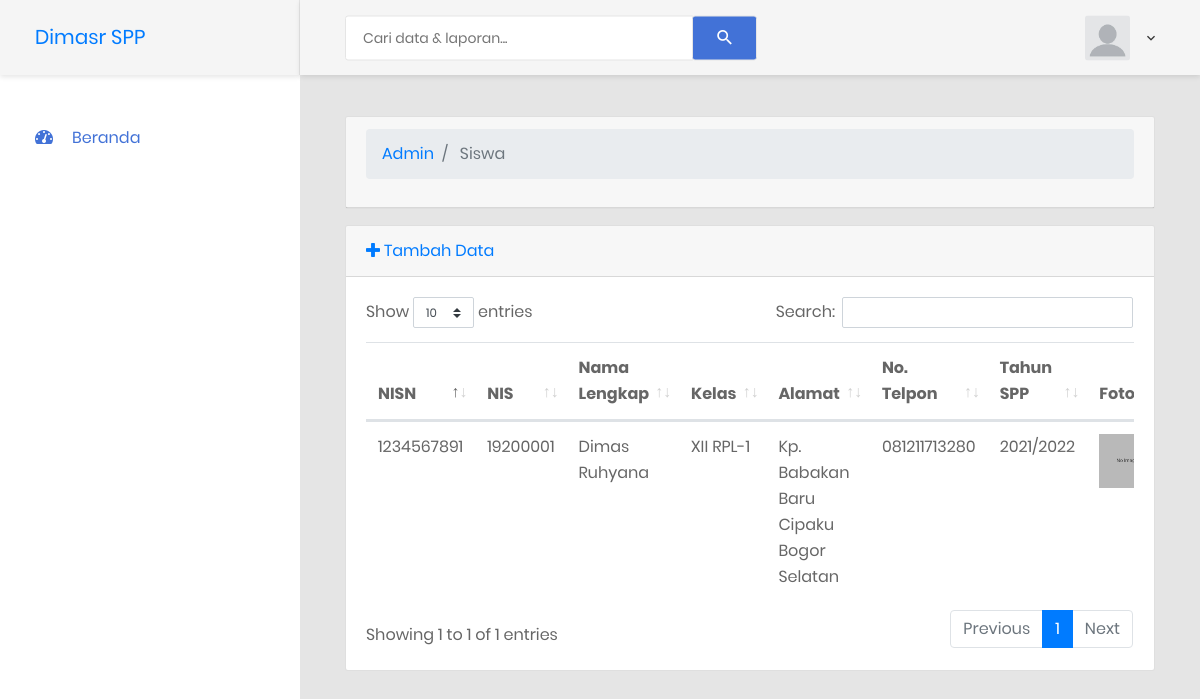
Page /index.php/admin/siswa on the committed database.
### tables this page shows
CREATE TABLE `siswa` (
  `nisn` varchar(10) NOT NULL,
  `nis` varchar(8) NOT NULL,
  `nama` varchar(35) NOT NULL,
  `id_kelas` int(11) NOT NULL,
  `alamat` text NOT NULL,
  `no_telp` varchar(13) NOT NULL,
  `id_spp` int(11) NOT NULL,
  `id_login` int(11) NOT NULL,
  `image` varchar(255) NOT NULL DEFAULT 'default.jpg'
);

CREATE TABLE `kelas` (
  `id_kelas` int(11) NOT NULL,
  `nama_kelas` varchar(10) NOT NULL,
  `id_kk` int(10) NOT NULL
);

CREATE TABLE `spp` (
  `id_spp` int(11) NOT NULL,
  `tahun` varchar(30) NOT NULL,
  `nominal` int(11) NOT NULL
);

### application/controllers/admin/siswa.php (called while the page is built, shortened)
<?php
class Siswa extends CI_Controller
{
    public function __construct()
    {
        $this->load->model(['siswa_model','kelas_model','spp_model']);
        $this->load->library('form_validation');
    }
    public function index()
    {
            $data["siswa"] = $this->siswa_model->getAll();
            $this->load->view("admin/siswa_view/list", $data);
    }
}

### index.php (called while the page is built, shortened)
<?php
require_once BASEPATH.'core/CodeIgniter.php';

### application/models/siswa_model.php (called while the page is built, shortened)
<?php defined('BASEPATH') OR exit('No direct script access allowed');
class Siswa_model extends CI_Model
{
    public function getAll()
    {
        $this->db->select('siswa.nisn,siswa.nis,siswa.nama,kelas.nama_kelas,siswa.alamat,siswa.no_telp,spp.tahun,siswa.image');
        $this->db->from('siswa');
        $this->db->join('kelas','siswa.id_kelas=kelas.id_kelas');
        $this->db->join('spp','siswa.id_spp=spp.id_spp');
        $query=$this->db->get();
        return $query->result();
    }
}

### application/views/admin/siswa_view/list.php (the view, shortened to what this page needs)
<!DOCTYPE html>
<html lang="en">
<head>
    <?php $this->load->view("admin/_partials/head.php") ?>
</head>
<body class="animsition">
    <div class="page-wrapper">
        <?php $this->load->view("admin/_partials/sidebar.php") ?>
        <div class="page-container">
            <?php $this->load->view("admin/_partials/navbar.php") ?>
            <div class="main-content">
                <div class="section__content section__content--p30">
                    <div class="container-fluid">
                        <div class="card mb-3">
                        <div class="card-header">
                             <?php $this->load->view("admin/_partials/breadcrumb.php") ?>
                        </div>
                        </div>
                        <div class="card mb-3">
                        <div class="card-header">
                            <a href="<?php echo site_url('admin/siswa/add') ?>"><i class="fas fa-plus"></i> Tambah Data</a>
                        </div>
                        <div class="card-body">
                            <div class="table-responsive">
                            <table class="table table-hover" id="dataTable" width="100%" cellspacing="0">
                                <thead>
                                    <tr>
                                        <th>NISN</th>
                                        <th>NIS</th>
                                        <th>Nama Lengkap</th>
                                        <th>Kelas</th>
                                        <th>Alamat</th>
                                        <th>No. Telpon</th>
                                        <th>Tahun SPP</th>
                                        <th>Foto</th>
                                    </tr>
                                </thead>
                                <tbody>
                                    <?php foreach ($siswa as $siswa): ?>
                                    <tr>
                                        <td width="150">
                                            <?php echo $siswa->nisn ?>
                                        </td>
                                        <td>
                                            <?php echo $siswa->nis ?>
                                        </td>
                                        <td>
                                            <?php echo $siswa->nama ?>
                                        </td>
                                        <td>
                                            <?php echo $siswa->nama_kelas ?>
                                        </td>
                                        <td>
                                            <?php echo $siswa->alamat ?>
                                        </td>
                                        <td>
                                            <?php echo $siswa->no_telp ?>
                                        </td>
                                        <td>
                                            <?php echo $siswa->tahun ?>
                                        </td>
                                        <td>
                                             <img src="<?php echo base_url('upload/siswa/'.$siswa->image) ?>" width="64" />
                                        </td>
                                    </tr>
                                    <?php endforeach; ?>
                                </tbody>
                            </table>
                        </div>
                        </div>
                    </div>
                </div>
            </div>
        </div>
    </div>
</body>
</html>

### application/views/admin/_partials/head.php (shortened to what this page needs)
<link href="<?php echo base_url('assets/CoolAdmin-master/css/font-face.css') ?>" rel="stylesheet" media="all">
<link href="<?php echo base_url('assets/CoolAdmin-master/vendor/font-awesome-4.7/css/font-awesome.min.css') ?>" rel="stylesheet" media="all">
<link href="<?php echo base_url('assets/CoolAdmin-master/vendor/font-awesome-5/css/fontawesome-all.min.css') ?>" rel="stylesheet" media="all">
<link href="<?php echo base_url('assets/CoolAdmin-master/vendor/mdi-font/css/material-design-iconic-font.min.css') ?>" rel="stylesheet" media="all">
<link href="<?php echo base_url('assets/CoolAdmin-master/vendor/bootstrap-4.1/bootstrap.min.css') ?>" rel="stylesheet" media="all">
<link href="<?php echo base_url('assets/CoolAdmin-master/vendor/animsition/animsition.min.css') ?>" rel="stylesheet" media="all">
<link href="<?php echo base_url('assets/CoolAdmin-master/vendor/bootstrap-progressbar/bootstrap-progressbar-3.3.4.min.css') ?>" rel="stylesheet" media="all">
<link href="<?php echo base_url('assets/CoolAdmin-master/vendor/wow/animate.css') ?>" rel="stylesheet" media="all">
<link href="<?php echo base_url('assets/CoolAdmin-master/vendor/css-hamburgers/hamburgers.min.css') ?>" rel="stylesheet" media="all">
<link href="<?php echo base_url('assets/CoolAdmin-master/vendor/slick/slick.css') ?>" rel="stylesheet" media="all">
<link href="<?php echo base_url('assets/CoolAdmin-master/vendor/select2/select2.min.css') ?>" rel="stylesheet" media="all">
<link href="<?php echo base_url('assets/CoolAdmin-master/vendor/perfect-scrollbar/perfect-scrollbar.css') ?>" rel="stylesheet" media="all">
<link href="<?php echo base_url('assets/CoolAdmin-master/css/theme.css') ?>" rel="stylesheet" media="all">
<link href="<?php echo base_url('assets/CoolAdmin-master/datatables/dataTables.bootstrap4.css') ?>" rel="stylesheet">

### application/views/admin/_partials/sidebar.php (shortened to what this page needs)
<aside class="menu-sidebar d-none d-lg-block">
    <div class="logo">
            <a class="navbar-brand mr-1" href="<?php echo site_url('admin') ?>"> <?php echo SITE_NAME ?></a>
    </div>
    <div class="menu-sidebar__content js-scrollbar1">
        <nav class="navbar-sidebar">
            <ul class="list-unstyled navbar__list">
                <?php if($this->session->userdata('akses')=='admin'):?>
                <li class="active has-sub">
                    <a class="js-arrow" href="<?php echo site_url('admin/overview')?>">
                        <i class="fas fa-tachometer-alt"></i>Beranda</a>
                </li>
                <li>
                    <a href="<?php echo site_url('admin/spp')?>">
                        <i class="fas fa-chart-bar"></i>SPP</a>
                </li>
                <li>
                    <a href="<?php echo site_url('admin/kelas')?>">
                        <i class="fas fa-table"></i>Kelas</a>
                </li>
                <li>
                    <a href="<?php echo site_url('admin/siswa')?>">
                        <i class="far fa-check-square"></i>Siswa</a>
                </li>
                <li>
                    <a href="<?php echo site_url('admin/petugas')?>">
                        <i class="fas fa-calendar-alt"></i>Petugas</a>
                </li>
                <li>
                    <a href="<?php echo site_url('admin/pembayaran')?>">
                        <i class="fas fa-calendar-alt"></i>Transaksi Pembayaran</a>
                </li>
                <?php else:?>
                <li class="active has-sub">
                    <a class="js-arrow" href="<?php echo site_url('admin/overview')?>">
                        <i class="fas fa-tachometer-alt"></i>Beranda</a>
                </li>
            <?php endif;?>
            </ul>
        </nav>
    </div>
</aside>

### application/views/admin/_partials/navbar.php (shortened to what this page needs)
<header class="header-desktop">
    <div class="section__content section__content--p30">
        <div class="container-fluid">
            <div class="header-wrap">
                <form class="form-header" action="" method="POST">
                    <input class="au-input au-input--xl" type="text" name="search" placeholder="Cari data &amp; laporan..." />
                    <button class="au-btn--submit" type="submit">
                        <i class="zmdi zmdi-search"></i>
                    </button>
                </form>
                <div class="header-button">
                    <div class="account-wrap">
                        <div class="account-item clearfix js-item-menu">
                            <div class="image">
                                <img src="<?php echo base_url('assets/CoolAdmin-master/images/icon/yyy.jpeg') ?>" alt="Dimas Ruhyana" />
                            </div>
                            <div class="content">
                                <a class="js-acc-btn" href="#"><?php echo $this->session->userdata('name'); ?></a>
                            </div>
                        </div>
                    </div>
                </div>
            </div>
        </div>
    </div>
</header>

### application/views/admin/_partials/breadcrumb.php
<ol class="breadcrumb">
<?php foreach ($this->uri->segments as $segment): ?>
	<?php
		$url = substr($this->uri->uri_string, 0, strpos($this->uri->uri_string, $segment)) . $segment;
		$is_active =  $url == $this->uri->uri_string;
	?>
	<li class="breadcrumb-item <?php echo $is_active ? 'active': '' ?>">
		<?php if($is_active): ?>
			<?php echo ucfirst($segment) ?>
		<?php else: ?>
			<a href="<?php echo site_url($url) ?>"><?php echo ucfirst($segment) ?></a>
		<?php endif; ?>
	</li>
<?php endforeach; ?>
</ol>

### rows in the picture
siswa: nisn "1234567891", nis "19200001", nama "Dimas Ruhyana", id_kelas.nama_kelas "XII RPL-1", alamat "Kp. Babakan Baru Cipaku Bogor Selatan", no_telp "081211713280", id_spp.tahun "2021/2022", image (placeholder picture)

### other values in the picture
SITE_NAME "Dimasr SPP"
$segment "Admin"
$segment "Siswa"
